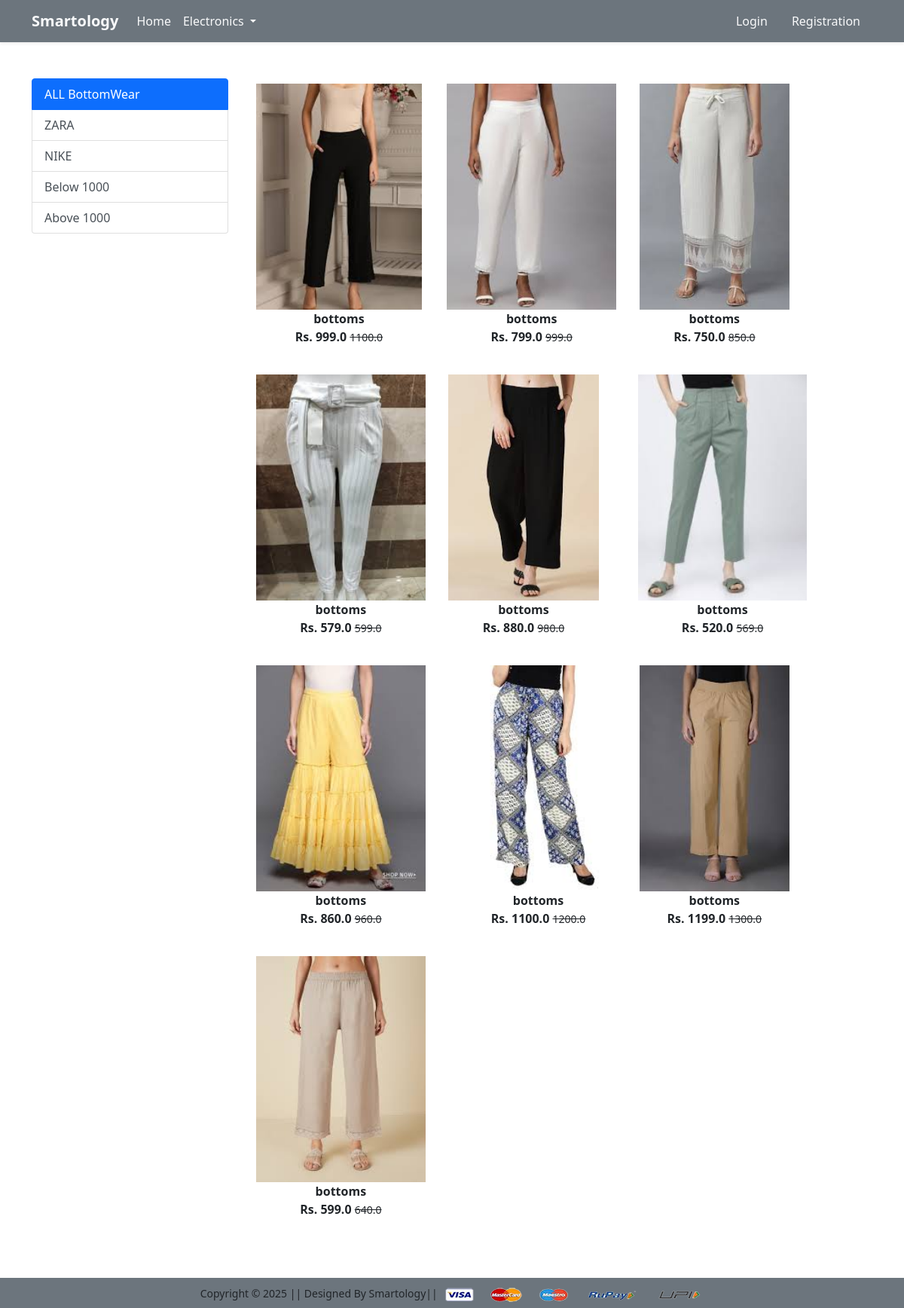
The app's page /bottomwear/ with its own data.
### app/models.py (models this page shows)
class Product(models.Model):
    title = models.CharField(max_length=100)
    selling_price=models.FloatField()
    discounted_price=models.FloatField()
    description=models.TextField()
    brand = models.CharField(max_length=200)
    category = models.CharField(choices = CATEGORY_CHOICES, max_length=200)
    product_image = models.ImageField(upload_to='image')

### app/views.py (the view)
# urls.py: path('bottomwear/', views.bottomwear, name='bottomwear'),
def bottomwear(request, data=None):
    if data == None:
        bottomwears = Product.objects.filter(category='BW')
    elif data == 'zara' or data == 'Nike':
        bottomwears = Product.objects.filter(category='BW').filter(brand=data)
    elif data == 'below':
        bottomwears = Product.objects.filter(
            category='BW').filter(discounted_price__lt=1000)
    elif data == 'above':
        bottomwears = Product.objects.filter(
            category='BW').filter(discounted_price__gt=1000)
    return render(request, 'app/bottomwear.html', {'bottomwears': bottomwears})

### app/templates/app/bottomwear.html (shortened to what this page needs)
{% extends 'app/base.html' %}
{% load static %}
{% block main-content %}
<div class="container my-5">
 <div class="row">
  <div class="col-sm-3">
    <div class="list-group">
        <a href="{% url 'bottomwear' %}"
        class="list-group-item list-group-item-action active" area-current="true">ALL BottomWear</a>
        <a href="{% url 'bottomweardata' 'zara' %}"
        class="list-group-item list-group-item-action " area-current="true">ZARA</a>
        <a href="{% url 'bottomweardata' 'Nike' %}"
        class="list-group-item list-group-item-action" area-current="true">NIKE</a>
        <a href="{% url 'bottomweardata' 'below' %}"
        class="list-group-item list-group-item-action" area-current="true">Below 1000</a>
        <a href="{% url 'bottomweardata' 'above' %}"
        class="list-group-item list-group-item-action" area-current="true">Above 1000</a>
      </div>
  </div>
  <div class="col-sm-8">
    <div class="row">
      {% for product in bottomwears %}
        <div class="col-sm-4 text-center mb-4">
          <a href="{% url 'product-detail' product.id %}" class="btn">
            <div class="item">
              <img src="{{product.product_image.url}}" alt="" height="300" class="">
              <div class="fw-bold">{{product.title}}</div>
              <div class="fw-bold">Rs. {{product.discounted_price}}
                <small class="fw-light text-decoration-line-through">{{product.selling_price}}</small>
              </div>
            </div>
          </a>
        </div>
      {% endfor%}
    </div>
  </div>
 </div>
</div>
{% endblock main-content %}

### records on screen
Product: product_image (picture), title "bottoms", discounted_price "999.0", selling_price "1100.0"
Product: product_image (picture), title "bottoms", discounted_price "799.0", selling_price "999.0"
Product: product_image (picture), title "bottoms", discounted_price "750.0", selling_price "850.0"
Product: product_image (picture), title "bottoms", discounted_price "579.0", selling_price "599.0"
Product: product_image (picture), title "bottoms", discounted_price "880.0", selling_price "980.0"
Product: product_image (picture), title "bottoms", discounted_price "520.0", selling_price "569.0"
Product: product_image (picture), title "bottoms", discounted_price "860.0", selling_price "960.0"
Product: product_image (picture), title "bottoms", discounted_price "1100.0", selling_price "1200.0"
Product: product_image (picture), title "bottoms", discounted_price "1199.0", selling_price "1300.0"
Product: product_image (picture), title "bottoms", discounted_price "599.0", selling_price "640.0"
